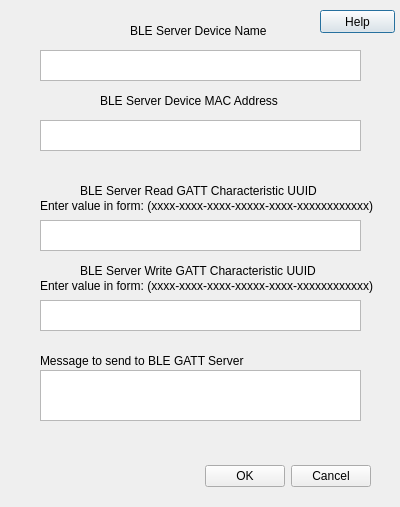
<?xml version="1.0" encoding="UTF-8"?>
<ui version="4.0">
 <class>BLE_GATT_Client</class>
 <widget class="QDialog" name="BLE_GATT_Client">
  <property name="geometry">
   <rect>
    <x>0</x>
    <y>0</y>
    <width>400</width>
    <height>507</height>
   </rect>
  </property>
  <property name="contextMenuPolicy">
   <enum>Qt::CustomContextMenu</enum>
  </property>
  <property name="windowTitle">
   <string>Dialog</string>
  </property>
  <widget class="QDialogButtonBox" name="default_buttonBox">
   <property name="geometry">
    <rect>
     <x>30</x>
     <y>460</y>
     <width>341</width>
     <height>32</height>
    </rect>
   </property>
   <property name="orientation">
    <enum>Qt::Horizontal</enum>
   </property>
   <property name="standardButtons">
    <set>QDialogButtonBox::Cancel|QDialogButtonBox::Ok</set>
   </property>
  </widget>
  <widget class="QTextEdit" name="BLE_Read_UUID">
   <property name="geometry">
    <rect>
     <x>40</x>
     <y>220</y>
     <width>321</width>
     <height>31</height>
    </rect>
   </property>
  </widget>
  <widget class="QLabel" name="BLE_Server_Read_Label">
   <property name="geometry">
    <rect>
     <x>80</x>
     <y>180</y>
     <width>251</width>
     <height>21</height>
    </rect>
   </property>
   <property name="styleSheet">
    <string notr="true">font: 9pt &quot;Arial&quot;;</string>
   </property>
   <property name="text">
    <string>BLE Server Read GATT Characteristic UUID</string>
   </property>
  </widget>
  <widget class="QLabel" name="uuid_form_label_1">
   <property name="geometry">
    <rect>
     <x>40</x>
     <y>190</y>
     <width>341</width>
     <height>31</height>
    </rect>
   </property>
   <property name="text">
    <string>Enter value in form: (xxxx-xxxx-xxxx-xxxxx-xxxx-xxxxxxxxxxxx)</string>
   </property>
  </widget>
  <widget class="QLabel" name="BLE_Server_Write_Label">
   <property name="geometry">
    <rect>
     <x>80</x>
     <y>260</y>
     <width>241</width>
     <height>21</height>
    </rect>
   </property>
   <property name="styleSheet">
    <string notr="true">font: 9pt &quot;Arial&quot;;</string>
   </property>
   <property name="text">
    <string>BLE Server Write GATT Characteristic UUID</string>
   </property>
  </widget>
  <widget class="QLabel" name="uui_form_label_2">
   <property name="geometry">
    <rect>
     <x>40</x>
     <y>270</y>
     <width>341</width>
     <height>31</height>
    </rect>
   </property>
   <property name="text">
    <string>Enter value in form: (xxxx-xxxx-xxxx-xxxxx-xxxx-xxxxxxxxxxxx)</string>
   </property>
  </widget>
  <widget class="QTextEdit" name="BLE_Write_UUID">
   <property name="geometry">
    <rect>
     <x>40</x>
     <y>300</y>
     <width>321</width>
     <height>31</height>
    </rect>
   </property>
  </widget>
  <widget class="QLabel" name="BLE_Server_Name_Label">
   <property name="geometry">
    <rect>
     <x>130</x>
     <y>20</y>
     <width>161</width>
     <height>21</height>
    </rect>
   </property>
   <property name="styleSheet">
    <string notr="true">font: 10pt &quot;Arial&quot;;</string>
   </property>
   <property name="text">
    <string>BLE Server Device Name</string>
   </property>
  </widget>
  <widget class="QTextEdit" name="BLE_Device_Name">
   <property name="geometry">
    <rect>
     <x>40</x>
     <y>50</y>
     <width>321</width>
     <height>31</height>
    </rect>
   </property>
  </widget>
  <widget class="QTextEdit" name="BLE_MAC_Address">
   <property name="geometry">
    <rect>
     <x>40</x>
     <y>120</y>
     <width>321</width>
     <height>31</height>
    </rect>
   </property>
  </widget>
  <widget class="QLabel" name="BLE_Server_MAC_Label">
   <property name="geometry">
    <rect>
     <x>100</x>
     <y>90</y>
     <width>201</width>
     <height>21</height>
    </rect>
   </property>
   <property name="styleSheet">
    <string notr="true">font: 10pt &quot;Arial&quot;;</string>
   </property>
   <property name="text">
    <string>BLE Server Device MAC Address</string>
   </property>
  </widget>
  <widget class="QTextEdit" name="msg_string">
   <property name="geometry">
    <rect>
     <x>40</x>
     <y>370</y>
     <width>321</width>
     <height>51</height>
    </rect>
   </property>
  </widget>
  <widget class="QLabel" name="BLE_Client_Msg_Label">
   <property name="geometry">
    <rect>
     <x>40</x>
     <y>350</y>
     <width>241</width>
     <height>21</height>
    </rect>
   </property>
   <property name="styleSheet">
    <string notr="true">font: 9pt &quot;Arial&quot;;</string>
   </property>
   <property name="text">
    <string>Message to send to BLE GATT Server</string>
   </property>
  </widget>
  <widget class="QPushButton" name="help_button">
   <property name="geometry">
    <rect>
     <x>320</x>
     <y>10</y>
     <width>75</width>
     <height>23</height>
    </rect>
   </property>
   <property name="text">
    <string>Help</string>
   </property>
   <property name="autoDefault">
    <bool>false</bool>
   </property>
   <property name="default">
    <bool>true</bool>
   </property>
   <property name="flat">
    <bool>false</bool>
   </property>
  </widget>
 </widget>
 <resources/>
 <connections>
  <connection>
   <sender>default_buttonBox</sender>
   <signal>accepted()</signal>
   <receiver>BLE_GATT_Client</receiver>
   <slot>accept()</slot>
   <hints>
    <hint type="sourcelabel">
     <x>248</x>
     <y>254</y>
    </hint>
    <hint type="destinationlabel">
     <x>157</x>
     <y>274</y>
    </hint>
   </hints>
  </connection>
  <connection>
   <sender>default_buttonBox</sender>
   <signal>rejected()</signal>
   <receiver>BLE_GATT_Client</receiver>
   <slot>reject()</slot>
   <hints>
    <hint type="sourcelabel">
     <x>316</x>
     <y>260</y>
    </hint>
    <hint type="destinationlabel">
     <x>286</x>
     <y>274</y>
    </hint>
   </hints>
  </connection>
 </connections>
</ui>
